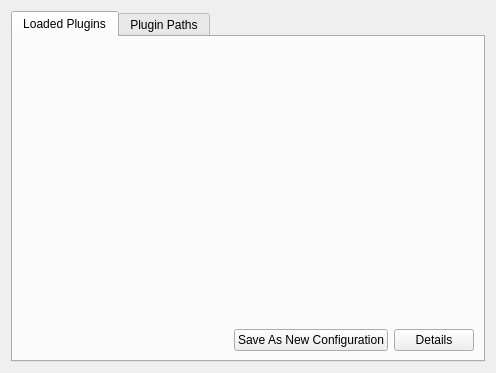
<?xml version="1.0" encoding="UTF-8"?>
<ui version="4.0">
 <class>ExtensionSystemConfig</class>
 <widget class="QWidget" name="ExtensionSystemConfig">
  <property name="geometry">
   <rect>
    <x>0</x>
    <y>0</y>
    <width>496</width>
    <height>373</height>
   </rect>
  </property>
  <property name="windowTitle">
   <string>Form</string>
  </property>
  <layout class="QGridLayout" name="gridLayout_2">
   <item row="0" column="0">
    <widget class="QTabWidget" name="tabWidget">
     <property name="currentIndex">
      <number>0</number>
     </property>
     <widget class="QWidget" name="tabLoadedPlugins">
      <attribute name="title">
       <string>Loaded Plugins</string>
      </attribute>
      <layout class="QGridLayout" name="gridLayout">
       <property name="margin">
        <number>9</number>
       </property>
       <item row="0" column="0" colspan="4">
        <widget class="QWidget" name="widgetPluginListHolder" native="true"/>
       </item>
       <item row="1" column="1">
        <spacer name="horizontalSpacer">
         <property name="orientation">
          <enum>Qt::Horizontal</enum>
         </property>
         <property name="sizeHint" stdset="0">
          <size>
           <width>370</width>
           <height>20</height>
          </size>
         </property>
        </spacer>
       </item>
       <item row="1" column="3">
        <widget class="QPushButton" name="btnPluginDetails">
         <property name="text">
          <string>Details</string>
         </property>
        </widget>
       </item>
       <item row="1" column="0">
        <widget class="QLabel" name="lblStatusMessage">
         <property name="text">
          <string/>
         </property>
        </widget>
       </item>
       <item row="1" column="2">
        <widget class="QPushButton" name="btnSaveAsNewConfiguration">
         <property name="text">
          <string>Save As New Configuration</string>
         </property>
        </widget>
       </item>
      </layout>
     </widget>
     <widget class="QWidget" name="tabPaths">
      <attribute name="title">
       <string>Plugin Paths</string>
      </attribute>
      <layout class="QVBoxLayout" name="verticalLayout_3">
       <item>
        <widget class="QLabel" name="labelPluginPaths">
         <property name="minimumSize">
          <size>
           <width>0</width>
           <height>18</height>
          </size>
         </property>
         <property name="maximumSize">
          <size>
           <width>16777215</width>
           <height>18</height>
          </size>
         </property>
         <property name="text">
          <string>Plugins loaded from 1 path:</string>
         </property>
        </widget>
       </item>
       <item>
        <widget class="QListWidget" name="listPluginPaths"/>
       </item>
      </layout>
     </widget>
    </widget>
   </item>
  </layout>
 </widget>
 <resources/>
 <connections/>
</ui>
